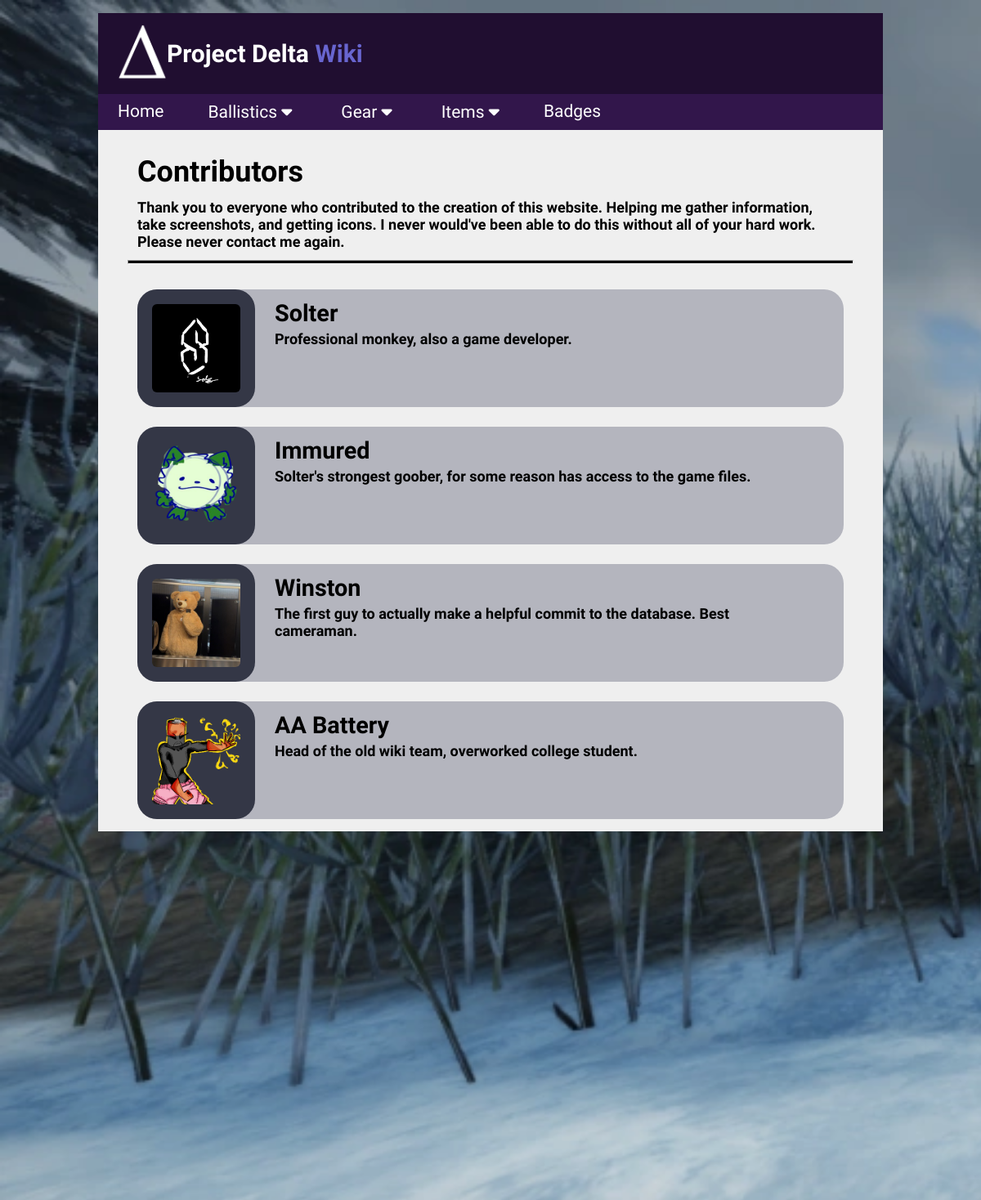
Page /contributors on the committed database.
### tables this page shows
CREATE TABLE contributors (name TEXT, description TEXT, image TEXT);

### Flask/routes.py (the view)
@app.route("/contributors")  # list of people who helped me gather data
def contributors():
    conn = sqlite3.connect('delta.db')
    cur = conn.cursor()
    cur.execute("SELECT name, description, image FROM contributors")
    contributors = cur.fetchall()
    conn.close()
    return render_template('contributors.html', contributors=contributors)

### Flask/templates/contributors.html
{% extends "partials/layout.html" %}
{% block content %}
<h2>Contributors</h2>
<h4>
    Thank you to everyone who contributed to the creation of this website.
    Helping me gather information, take screenshots, and getting icons.
    I never would've been able to do this without all of your hard work.
    Please never contact me again.
</h4>
<hr><br>
{% for contributor in contributors %}
    <div class="row">
        <img src="/static/images/contributors/{{contributor[2]}}" class="icon">
        <div>
            <h3>{{contributor[0]}}</h3>
            <h5>{{contributor[1]}}</h5>
        </div>
    </div>
{% endfor %}
{% endblock %}

### Flask/templates/partials/layout.html (shortened to what this page needs)
<!DOCTYPE html>
<html lang="en">
<head>
    <link rel="stylesheet" href="\static\css\style.css">
    <link rel="stylesheet" href="https://cdnjs.cloudflare.com/ajax/libs/font-awesome/6.4.0/css/all.min.css">
</head>
<body>
    <div class="page">
        <header>{% include 'partials/header.html' %}</header>
        <main>{% block content %}{% endblock %}</main>
        {% include 'partials/footer.html' %}
    </body>
</html>

### Flask/templates/partials/header.html (shortened to what this page needs)
<div class="header">
    <a href="{{ url_for('home') }}">
        <img src="/static/images/logo.png" class="logo">
    </a>
    <h1>Project Delta <span class="purple">Wiki</span></h1>
</div>
{% include 'partials/navbar.html' %}

### Flask/templates/partials/navbar.html (shortened to what this page needs)
<nav>
    <ul>
        <li><a href="{{ url_for('home') }}">Home</a></li>
        <div class="dropdown">
            <button class="dropbtn">
                Ballistics <i class="fa fa-caret-down"></i>
            </button>
        </div>
        <div class="dropdown">
            <button class="dropbtn">
                Gear <i class="fa fa-caret-down"></i>
            </button>
        </div>
        <div class="dropdown">
            <button class="dropbtn">
                Items <i class="fa fa-caret-down"></i>
            </button>
        </div>
        <li><a href="{{ url_for('item_category_list', resource='badges') }}">Badges</a></li>
    </ul>
</nav>

### Flask/templates/partials/footer.html
<hr>
    <h4>
        <a href="https://discord.gg/projectdelta"><i class="fa-brands fa-discord"></i></a>
        <a href="https://www.youtube.com/@soltergames"><i class="fa-brands fa-youtube"></i></a>
        <a href="https://www.tiktok.com/@vikings_studio?lang=en"><i class="fa-brands fa-tiktok"></i></a>
        Join the community
        <span class="copyright">&copy;Vikings Studio</span>
        <br><br>
        <a href="{{ url_for('faq') }}" class="footer-info"><i class="fa-solid fa-circle-info"></i>FAQ</a>
        <a class="footer-info"><i class="fa-solid fa-circle-question"></i>Guides</a>
        <a href="{{ url_for('contributors')}}" class="footer-info"><i class="fa-solid fa-book"></i>Contributors</a>
    </h4>

### Flask/static/css/style.css (style rules this page uses)
body { background-image: url("../images/background.png"); background-repeat: no-repeat; background-size: cover; background-attachment: fixed; margin: 0; font-family: "Raleway"; }
.header { display: flex; margin: 0px; max-width: 80vw; background-color: #200E30; font-family: 'Bungee'; }
.page { background-color: #efefef; display: grid; grid-template-rows: auto 1fr auto; min-height: 90vh; min-width: 80vw; margin: 2vh 10vw 2vh 10vw; padding-bottom: 2vw; }
.logo { width: 5vw; margin: 1vw 0vw 1vw 2vw; }
.copyright { display: inline; float: right; }
hr { margin: auto 3vw 1vw 3vw; height: 0.2vw; background-color: black; }
nav { color: white; box-sizing: border-box; max-width: 80vw; background-color: #32164b; padding: 0.25vw 0 0.25vw 1.5vw; }
ul { list-style-type: none; margin: 0; padding: 0.5vw; overflow: hidden; }
li { float: left; }
li a { display: block; color: white; font-size: 1.75vw; text-align: center; margin-right: 4vw; text-decoration: none; transition-duration: 0.3s; }
.dropdown { float: left; overflow: hidden; }
.dropdown .dropbtn { display: block; color: white; font-size: 1.75vw; margin-right: 4vw; text-align: center; text-decoration: none; transition-duration: 0.3s; border: none; outline: none; background: none; font-family: inherit; }
.icon { display: block; width: 9vw; height: 9vw; padding: 1.5vw; background-color: #343746; border-radius: 2vw; transition-duration: 0.3s; }
a { color: black; text-decoration: none; display: inline-block; transition-duration: 0.3s; }
h1 { color: white; font-size: 2.5vw; text-align: left; margin-top: auto; margin-bottom: auto; }
.purple { color: #6865CF; }
h2 { color: black; font-size: 3vw; margin: 2.5vw 0 1vw 4vw; font-family: 'Bungee'; }
h3 { color: black; font-size: 2.4vw; margin-top: 1vw; margin-left: 2vw; font-family: 'Bungee'; }
h4 { color: black; font-size: 1.5vw; margin: 0 4vw 1vw 4vw; }
h4 i { margin-right: 0.25vw; transition-duration: 0.3s; }
.footer-info { margin-right: 0.5vw; }
h5 { display: block; color: black; font-size: 1.5vw; margin: -2vw 5vw 0 2vw; }
.row { display: flex; margin: 0vw 4vw 2vw 4vw; flex: 1 1 auto; background-color: #b4b5be; border-radius: 2vw; max-height: 12vw; }

### rows in the picture
contributors: image (picture), name "Solter", description "Professional monkey, also a game developer."
contributors: image (picture), name "Immured", description "Solter's strongest goober, for some reason has access to the game files."
contributors: image (picture), name "Winston", description "The first guy to actually make a helpful commit to the database. Best cameraman."
contributors: image (picture), name "AA Battery", description "Head of the old wiki team, overworked college student."
contributors: image (picture), name "Pokubit", description "Pokubit draws for the game :)"
contributors: image (picture), name "Pixelized", description "Huh? i didnt hear you"
